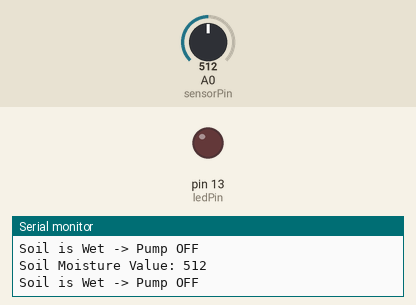
Recording of a sketch running on a simulated Arduino Uno, built with avr-gcc and run on an emulated ATmega328P. Shown: output pins drawn as LEDs (lit = HIGH), the last lines printed to the serial monitor. The inputs (shaded band) are chosen by the test bench; at power-on: A0 (sensorPin) = 512.

Above: at 1.8 s.
1.9 s: A0 (sensorPin) set to 591
3.4 s: A0 (sensorPin) set to 617
At 4.4 s:
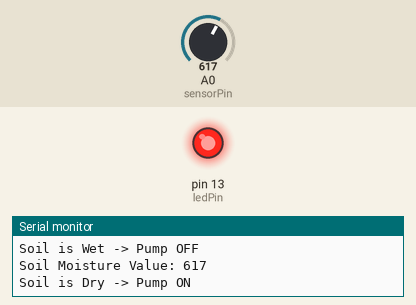
5.5 s: A0 (sensorPin) set to 590
At 7.1 s:
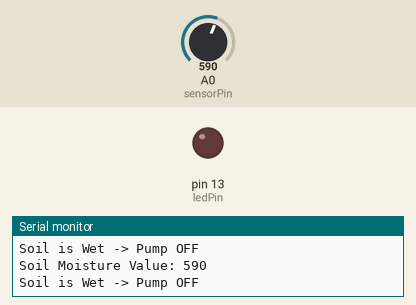
7.5 s: A0 (sensorPin) set to 610
At 8.7 s:
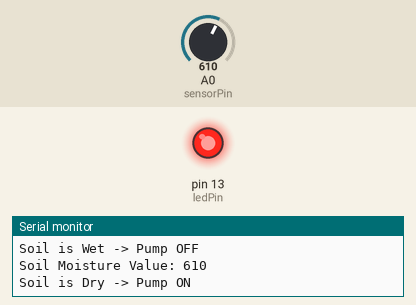
Timing chart, 0 to 10.5 s (numbered marks = the images above; inputs shaded):
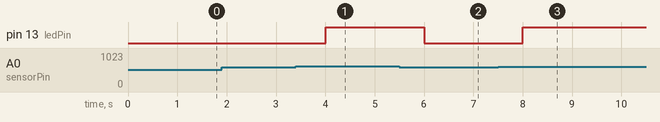

Measured:
- the behaviour switches between 600 and 601 on A0 (sensorPin) (found by bisection; images 0 and 1)
- after the input at 3.4 s, pin 13 (ledPin): LOW → HIGH after 0.60 s
- after the input at 5.5 s, pin 13 (ledPin): HIGH → LOW after 0.50 s
- after the input at 7.5 s, pin 13 (ledPin): LOW → HIGH after 0.51 s

The sketch:

sketch.ino
```cpp
// Automated Irrigation Controller

const int sensorPin = A0;     // Soil moisture sensor analog output
const int ledPin = 13;        // Built-in LED

int moistureValue;
int threshold = 600;          // Adjust this based on your sensor readings

void setup() {
  Serial.begin(9600);

  pinMode(ledPin, OUTPUT);
  digitalWrite(ledPin, LOW);  // LED OFF initially
}

void loop() {

  // Read the soil moisture value
  moistureValue = analogRead(sensorPin);

  // Display the value on the Serial Monitor
  Serial.print("Soil Moisture Value: ");
  Serial.println(moistureValue);

  // Check if the soil is dry
  if (moistureValue > threshold) {
    Serial.println("Soil is Dry -> Pump ON");
    digitalWrite(ledPin, HIGH);   // Turn LED ON (simulate pump)
  }
  else {
    Serial.println("Soil is Wet -> Pump OFF");
    digitalWrite(ledPin, LOW);    // Turn LED OFF
  }

  delay(1000); // Wait for 1 second before reading again
}
```
